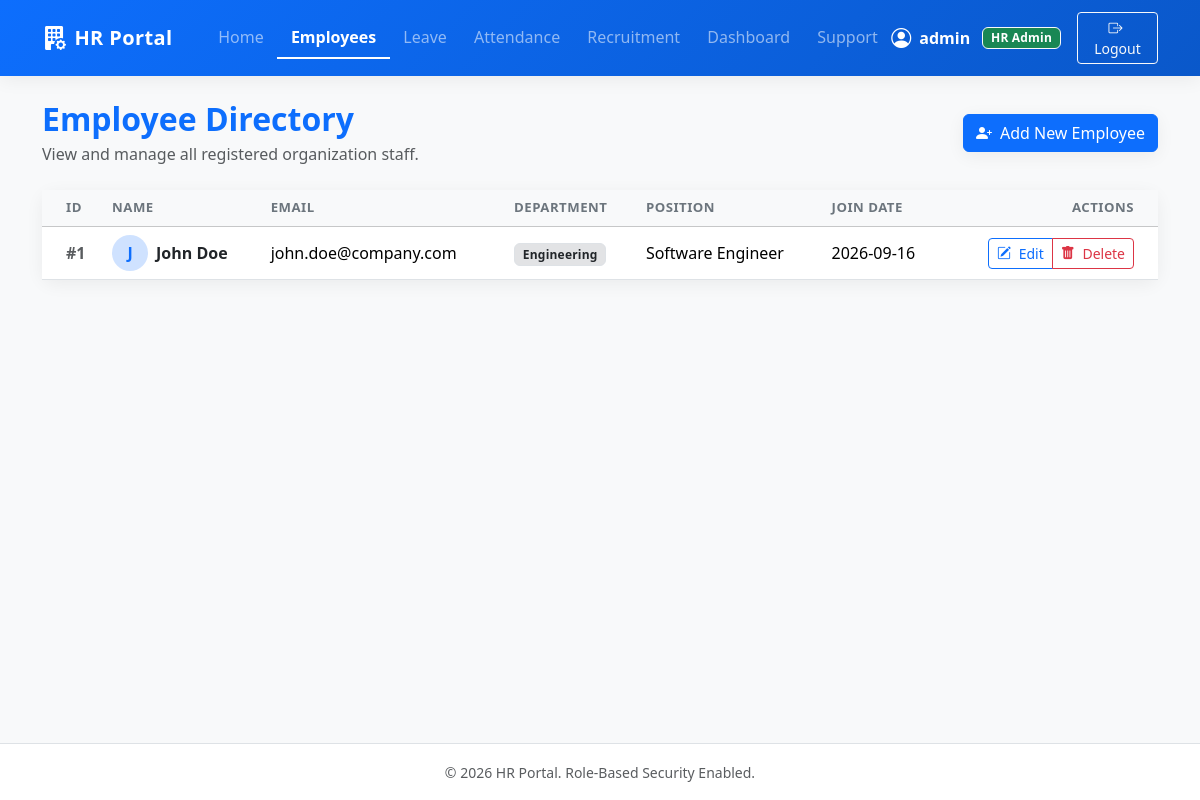
The app's page /employees (signed in), older data.
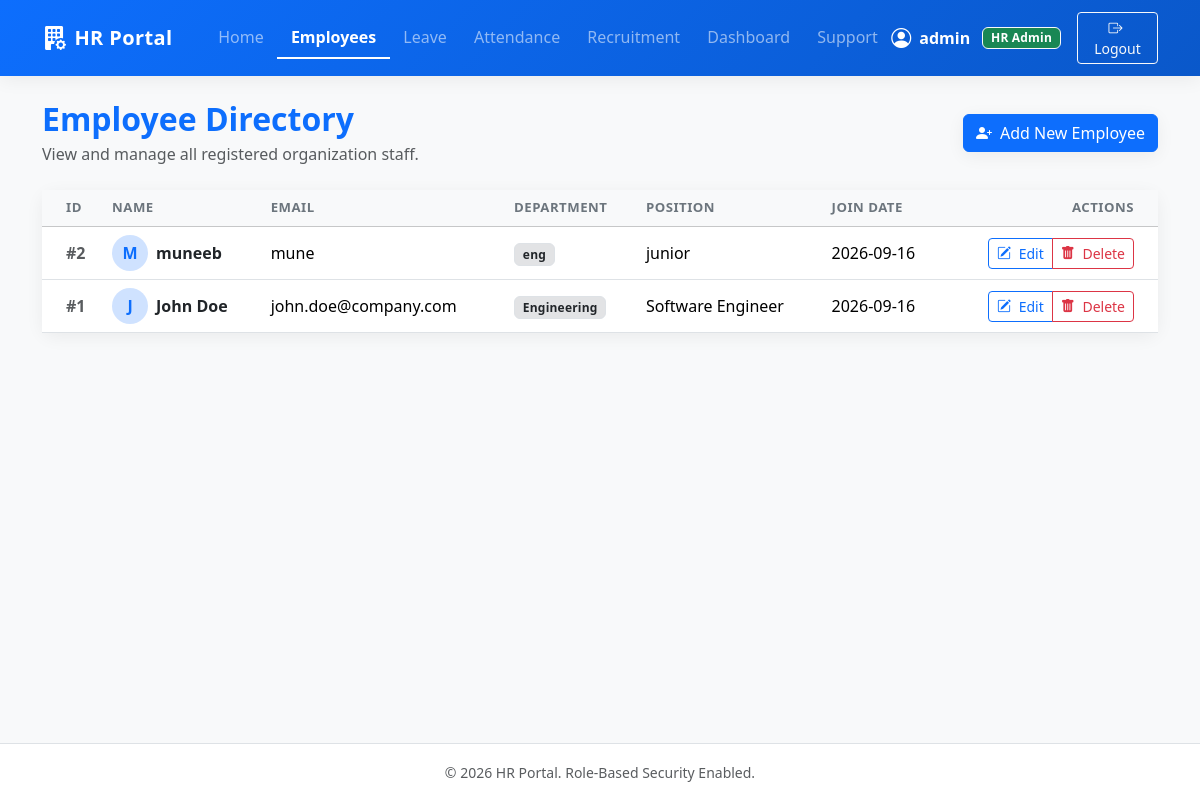
The same page, newer data.
### models/employee.py (models this page shows, shortened)
class Employee(db.Model):
    __tablename__ = 'employees'
    id = db.Column(db.Integer, primary_key=True)
    name = db.Column(db.String(100), nullable=False)
    email = db.Column(db.String(120), unique=True, nullable=False)
    department = db.Column(db.String(80), nullable=True)
    position = db.Column(db.String(80), nullable=True)
    join_date = db.Column(db.Date, nullable=False, default=date.today)
    leaves = db.relationship('Leave', backref='employee', lazy=True, cascade='all, delete-orphan')
    attendances = db.relationship('Attendance', backref='employee', lazy=True, cascade='all, delete-orphan')
    user_account = db.relationship('User', backref='employee', uselist=False)

### app.py (the view)
    @app.route('/employees')
    @hr_required
    def list_employees():
        employees = Employee.query.order_by(Employee.id.desc()).all()
        return render_template('employees/list.html', employees=employees)

### templates/employees/list.html (shortened to what this page needs)
{% extends "base.html" %}
{% block content %}
<div class="d-flex justify-content-between align-items-center mb-4">
    <div>
        <h2 class="fw-bold text-primary mb-1">Employee Directory</h2>
        <p class="text-muted mb-0">View and manage all registered organization staff.</p>
    </div>
    <a href="{{ url_for('add_employee') }}" class="btn btn-primary d-flex align-items-center gap-2 shadow-sm">
        <i class="bi bi-person-plus-fill"></i>
        <span>Add New Employee</span>
    </a>
</div>
{% if employees %}
<div class="card border-0 shadow-sm">
    <div class="card-body p-0">
        <div class="table-responsive">
            <table class="table table-hover align-middle mb-0">
                <thead class="table-light">
                    <tr>
                        <th scope="col" class="ps-4">ID</th>
                        <th scope="col">Name</th>
                        <th scope="col">Email</th>
                        <th scope="col">Department</th>
                        <th scope="col">Position</th>
                        <th scope="col">Join Date</th>
                        <th scope="col" class="text-end pe-4">Actions</th>
                    </tr>
                </thead>
                <tbody>
                    {% for emp in employees %}
                    <tr>
                        <td class="ps-4 fw-semibold text-muted">#{{ emp.id }}</td>
                        <td>
                            <div class="d-flex align-items-center gap-2">
                                <div class="bg-primary-subtle text-primary rounded-circle d-flex align-items-center justify-content-center fw-bold" style="width: 36px; height: 36px;">
                                    {{ emp.name[0] | upper }}
                                </div>
                                <span class="fw-bold text-dark">{{ emp.name }}</span>
                            </div>
                        </td>
                        <td>{{ emp.email }}</td>
                        <td>
                            {% if emp.department %}
                                <span class="badge bg-secondary-subtle text-dark border">{{ emp.department }}</span>
                            {% else %}
                                <span class="text-muted small">N/A</span>
                            {% endif %}
                        </td>
                        <td>{{ emp.position or 'N/A' }}</td>
                        <td>{{ emp.join_date.strftime('%Y-%m-%d') if emp.join_date else 'N/A' }}</td>
                        <td class="text-end pe-4">
                            <div class="btn-group btn-group-sm" role="group">
                                <a href="{{ url_for('edit_employee', id=emp.id) }}" class="btn btn-outline-primary" title="Edit Employee">
                                    <i class="bi bi-pencil-square me-1"></i> Edit
                                </a>
                                <button type="button" class="btn btn-outline-danger" data-bs-toggle="modal" data-bs-target="#deleteModal{{ emp.id }}" title="Delete Employee">
                                    <i class="bi bi-trash-fill me-1"></i> Delete
                                </button>
                            </div>
                        </td>
                    </tr>
                    {% endfor %}
                </tbody>
            </table>
        </div>
    </div>
</div>
{% endif %}
{% endblock %}

Row changes from the older to the newer data that the page shows:
added Employee: id "2", name "M", name "muneeb", email "mune", department "eng", position "junior", join_date "2026-09-16"
